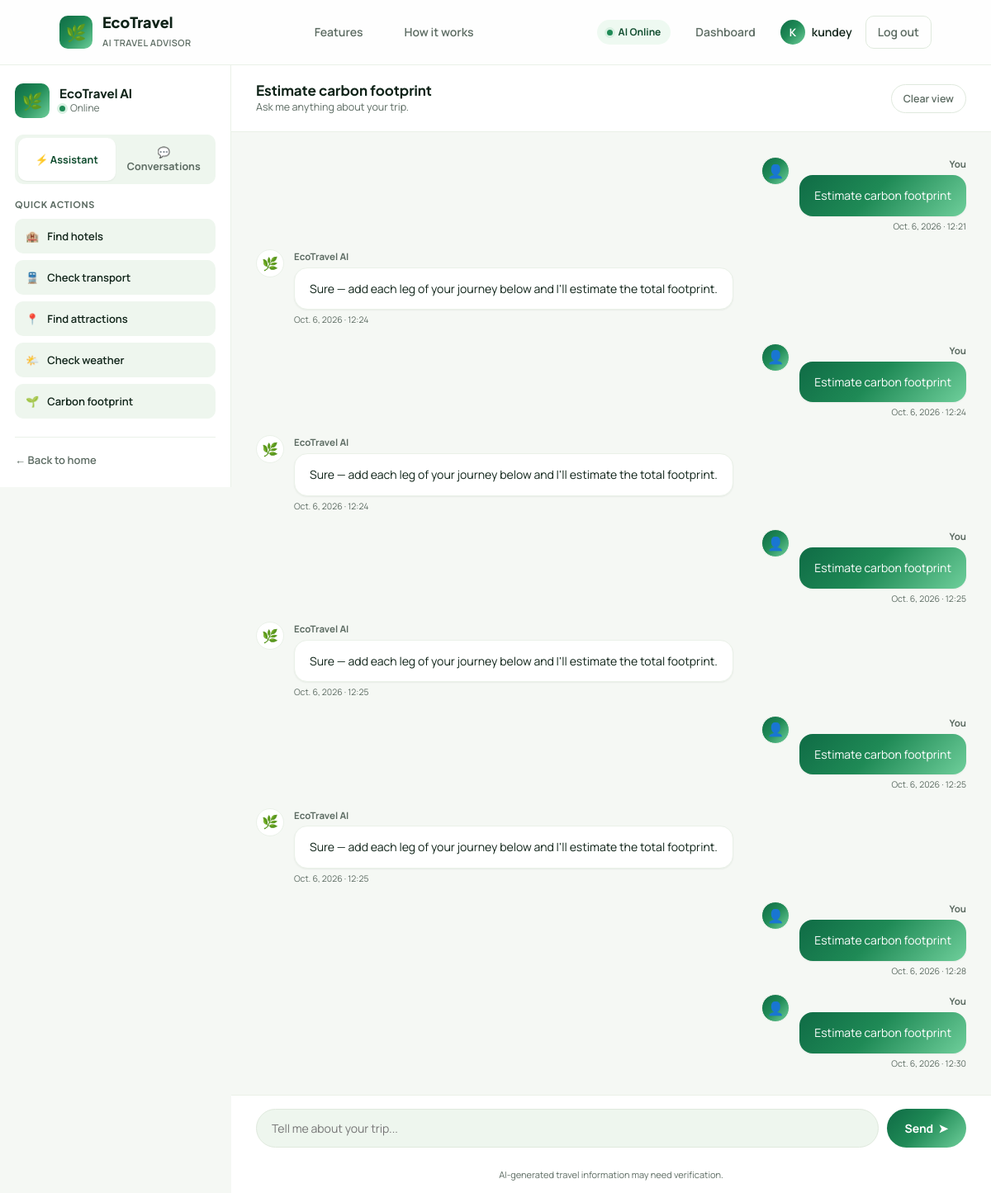
The page /chatbot/chat/5/ (signed in) on the database its author committed.
### chatbot/models.py (models this page shows, shortened)
class Conversation(models.Model):
    session_id = models.CharField(
        max_length=100,
        unique=True,
    )
    user = models.ForeignKey(
        settings.AUTH_USER_MODEL,
        on_delete=models.SET_NULL,
        null=True,
        blank=True,
        related_name="conversations",
    )
    destination = models.CharField(
        max_length=255,
        blank=True,
        null=True,
    )
    dates = models.CharField(
        max_length=255,
        blank=True,
        null=True,
    )
    budget = models.DecimalField(
        max_digits=12,
        decimal_places=2,
        blank=True,
        null=True,
    )
    currency = models.CharField(
        max_length=10,
        blank=True,
        null=True,
    )
    sustainability_level = models.CharField(
        max_length=50,
        blank=True,
        null=True,
    )
    destination_lat = models.FloatField(
        blank=True,
        null=True,
    )
    destination_lon = models.FloatField(
        blank=True,
        null=True,
    )
    extra_entities = models.JSONField(
        default=dict,
        blank=True,
    )
    pending_action = models.CharField(
        max_length=64,
        blank=True,
        null=True,
    )
    fallback_count = models.IntegerField(
        default=0,
    )
    handed_over = models.BooleanField(
        default=False,
    )
    created_at = models.DateTimeField(
        auto_now_add=True,
    )
    updated_at = models.DateTimeField(
        auto_now=True,
    )
    class Meta:
        ordering = ["-updated_at"]
    @property
    def title(self):
        if self.destination:
            return f"Trip to {self.destination}"
        first_user_message = self.messages.filter(sender="user").first()
        if first_user_message and first_user_message.text:
            text = first_user_message.text.strip()
            return text if len(text) <= 40 else text[:37] + "..."
        return "New conversation"
    @property
    def preview(self):
        last_message = self.messages.last()
        if not last_message or not last_message.text:
            return "No messages yet"
        text = last_message.text.strip()
        return text if len(text) <= 60 else text[:57] + "..."

class Message(models.Model):
    SENDER_USER = "user"
    SENDER_BOT = "bot"
    SENDER_CHOICES = [
        (SENDER_USER, "User"),
        (SENDER_BOT, "Bot"),
    ]
    conversation = models.ForeignKey(
        Conversation,
        on_delete=models.CASCADE,
        related_name="messages",
    )
    sender = models.CharField(
        max_length=10,
        choices=SENDER_CHOICES,
    )
    text = models.TextField(
        blank=True,
    )
    links = models.JSONField(
        default=list,
        blank=True,
    )
    created_at = models.DateTimeField(
        auto_now_add=True,
    )
    class Meta:
        ordering = ["created_at"]
    @property
    def day(self):
        return self.created_at.date()
    @property
    def time(self):
        return self.created_at.time()

### chatbot/views.py (the view)
# urls.py: path("chat/", views.chat, name="chat"),
@login_required(login_url="chatbot:login")
@consent_required
def chat(request, conversation_id=None):
    conversation = get_conversation(request, conversation_id=conversation_id)
    history = conversation.messages.all()
    conversations = request.user.conversations.all()
    return render(
        request,
        "chatbot/chat.html",
        {
            "conversation": conversation,
            "history": history,
            "conversations": conversations,
        },
    )

### chatbot/consent.py (called while the page is built)
def current_version():
    return getattr(settings, "PRIVACY_POLICY_VERSION", "1.0")

def has_consent(user):
    return user.is_authenticated and UserConsent.objects.filter(
        user=user, policy_version=current_version()
    ).exists()

def _wrap(view, api):
    @wraps(view)
    def wrapper(request, *args, **kwargs):
        if not has_consent(request.user):
            if api:
                return JsonResponse({"error": "consent_required"}, status=403)
            return redirect("chatbot:consent")
        return view(request, *args, **kwargs)
    return wrapper

### chatbot/router.py (called while the page is built, shortened)
def _get_by_id_for_owner(request, conversation_id):
    try:
        conversation = Conversation.objects.get(pk=conversation_id)
    except Conversation.DoesNotExist:
        return None
    if request.user.is_authenticated:
        if conversation.user_id == request.user.id:
            return conversation
        return None
    if conversation.session_id == request.session.session_key:
        return conversation
    return None

def get_conversation(request, conversation_id=None):
    if not request.session.session_key:
        request.session.create()
    if conversation_id is not None:
        conversation = _get_by_id_for_owner(request, conversation_id)
        if conversation:
            request.session[ACTIVE_CONVERSATION_SESSION_KEY] = conversation.pk
            return conversation

### chatbot/templates/chatbot/chat.html (shortened to what this page needs)
{% extends "chatbot/base.html" %}
{% load static %}
{% block body_class %}dashboard-page{% endblock %}
{% block content %}
<div class="chat-page">
    <aside class="chat-sidebar">
        <div class="sidebar-header">
            <div class="assistant-avatar">
                🌿
            </div>
            <div>
                <h3>EcoTravel AI</h3>
                <span>
                    <span class="status-dot"></span>
                    Online
                </span>
            </div>
        </div>
        <div class="sidebar-tabs">
            <button type="button" class="sidebar-tab active" data-tab="actions" onclick="switchSidebarTab('actions')">
                ⚡ Assistant
            </button>
            <button type="button" class="sidebar-tab" data-tab="conversations" onclick="switchSidebarTab('conversations')">
                💬 Conversations
            </button>
        </div>
        <div class="sidebar-panel" data-panel="actions">
            <div class="sidebar-section">
                <h4>Quick actions</h4>
                <button class="quick-action" onclick="sendQuickMessage('Find hotels')">
                    🏨
                    <span>Find hotels</span>
                </button>
                <button class="quick-action" onclick="sendQuickMessage('Check transport')">
                    🚆
                    <span>Check transport</span>
                </button>
                <button class="quick-action" onclick="sendQuickMessage('Show attractions')">
                    📍
                    <span>Find attractions</span>
                </button>
                <button class="quick-action" onclick="sendQuickMessage('What is the weather?')">
                    🌤️
                    <span>Check weather</span>
                </button>
                <button class="quick-action" onclick="sendQuickMessage('Estimate carbon footprint')">
                    🌱
                    <span>Carbon footprint</span>
                </button>
            </div>
        </div>
        <div class="sidebar-bottom">
            <a href="{% url 'chatbot:home' %}" class="back-home">
                ← Back to home
            </a>
        </div>
    </aside>
    <section class="chat-container">
        <div class="chat-header">
            <div>
                <h2>{{ conversation.title|default:"Travel Assistant" }}</h2>
                <p>Ask me anything about your trip.</p>
            </div>
            <button class="clear-button" onclick="clearChat()">
                Clear view
            </button>
        </div>
        <div id="chatMessages" class="chat-messages">
            {% if history %}
                {% for msg in history %}
                    {% if msg.sender == "bot" %}
                        <div class="message bot-message">
                            <div class="message-avatar">🌿</div>
                            <div class="message-content">
                                <div class="message-name">EcoTravel AI</div>
                                <div class="message-bubble">
                                    {{ msg.text|linebreaksbr }}
                                </div>
                                <div class="message-timestamp">{{ msg.day }} · {{ msg.time|time:"H:i" }}</div>
                            </div>
                        </div>
                    {% else %}
                        <div class="message user-message">
                            <div class="message-content">
                                <div class="message-name">You</div>
                                <div class="message-bubble">{{ msg.text }}</div>
                                <div class="message-timestamp">{{ msg.day }} · {{ msg.time|time:"H:i" }}</div>
                            </div>
                            <div class="message-avatar user-avatar">👤</div>
                        </div>
                    {% endif %}
                {% endfor %}
            {% endif %}
        </div>
        <form id="chatForm" class="chat-input-area">
            <input
                type="text"
                id="messageInput"
                name="message"
                placeholder="Tell me about your trip..."
                autocomplete="off"
                required
            >
            <button type="submit" class="send-button">
                <span>Send</span>
                <span>➤</span>
            </button>
        </form>
        <div class="input-hint">
            AI-generated travel information may need verification.
        </div>
    </section>
</div>
{% endblock %}

### chatbot/templates/chatbot/base.html (shortened to what this page needs)
{% load static %}
<!DOCTYPE html>
<html lang="en">
<head>
    <link rel="stylesheet" href="{% static 'chatbot/css/style.css' %}">
</head>
<body class="{% block body_class %}{% endblock %}">
<div class="app-shell">
    <header class="navbar">
        <a href="{% url 'chatbot:home' %}" class="brand">
            <div class="brand-icon">🌿</div>
            <div class="brand-text">
                <h1>EcoTravel</h1>
                <span>AI Travel Advisor</span>
            </div>
        </a>
        <nav class="nav-links">
            <a href="{% url 'chatbot:home' %}#features" class="nav-link">Features</a>
            <a href="{% url 'chatbot:home' %}#how-it-works" class="nav-link">How it works</a>
        </nav>
        <div class="nav-right">
            <div class="nav-status">
                <span class="status-dot"></span>
                AI Online
            </div>
            {% if user.is_authenticated %}
                <a href="{% url 'chatbot:chat' %}" class="nav-link">Dashboard</a>
                <div class="nav-user">
                    <span class="nav-user-avatar">{{ user.username|slice:":1"|upper }}</span>
                    <span class="nav-username">{{ user.username }}</span>
                </div>
                <a href="{% url 'chatbot:logout' %}" class="nav-link nav-link-ghost">Log out</a>
            {% else %}
                <a href="{% url 'chatbot:login' %}" class="nav-link">Log in</a>
                <a href="{% url 'chatbot:signup' %}" class="nav-link nav-link-cta">Get started</a>
            {% endif %}
        </div>
    </header>
    <main class="app-main">
        {% block content %}
        {% endblock %}
    </main>
</div>
</body>
</html>

### rows shown on the page
Conversation: title "Estimate carbon footprint"
Message: text "Estimate carbon footprint", day "Oct. 6, 2026", time "12:21"
Message: text "Sure — add each leg of your journey below and I'll estimate the total footprint.", day "Oct. 6, 2026", time "12:24"
Message: text "Estimate carbon footprint", day "Oct. 6, 2026", time "12:24"
Message: text "Sure — add each leg of your journey below and I'll estimate the total footprint.", day "Oct. 6, 2026", time "12:24"
Message: text "Estimate carbon footprint", day "Oct. 6, 2026", time "12:25"
Message: text "Sure — add each leg of your journey below and I'll estimate the total footprint.", day "Oct. 6, 2026", time "12:25"
Message: text "Estimate carbon footprint", day "Oct. 6, 2026", time "12:25"
Message: text "Sure — add each leg of your journey below and I'll estimate the total footprint.", day "Oct. 6, 2026", time "12:25"
Message: text "Estimate carbon footprint", day "Oct. 6, 2026", time "12:28"
Message: text "Estimate carbon footprint", day "Oct. 6, 2026", time "12:30"

### other values the page prints
{{ user.username|slice:":1"|upper }} "K"
{{ user.username }} "kundey"
